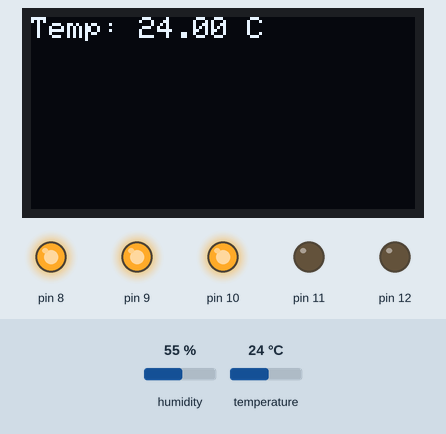
Recording of a sketch running on a simulated Arduino Uno, built with avr-gcc and run on an emulated ATmega328P. Parts: 128×64 one-colour display, output pins drawn as LEDs (lit = HIGH). The inputs (shaded band) are chosen by the test bench; at power-on: temperature 24 °C, humidity 55 %. The display library's start-up logo is not drawn; what the sketch prints to the serial monitor is not drawn.

Above: at 5.2 s.
5.3 s: temperature set to 12 °C
At 6.9 s:
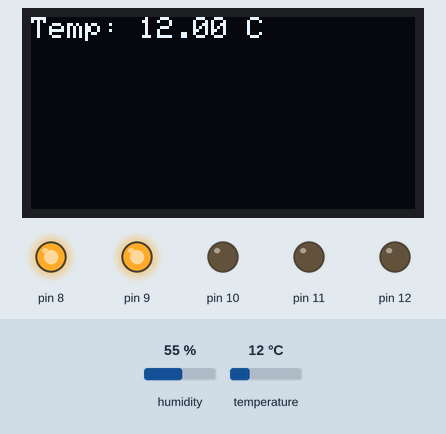
8.5 s: temperature set to 33 °C
At 10.0 s:
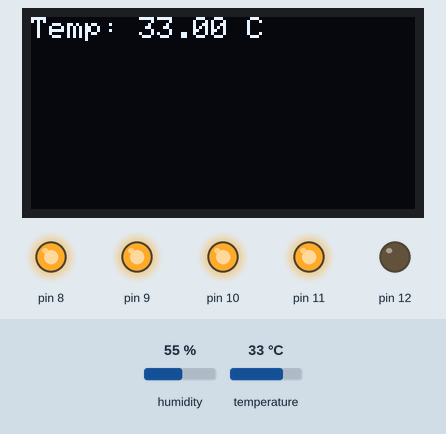
11.7 s: temperature set to 41 °C
At 15.1 s:
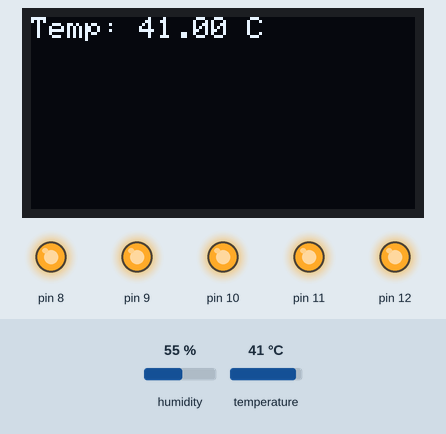
15.5 s: temperature set to 28 °C
At 17.0 s:
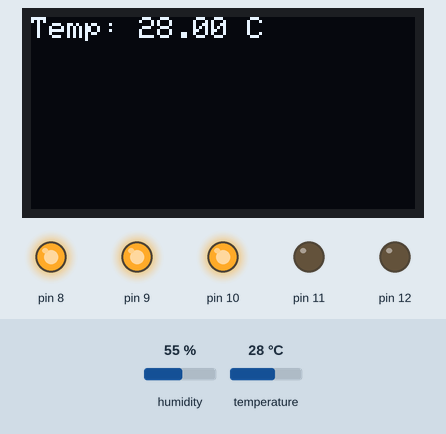
18.7 s: temperature set to 10 °C
At 20.1 s:
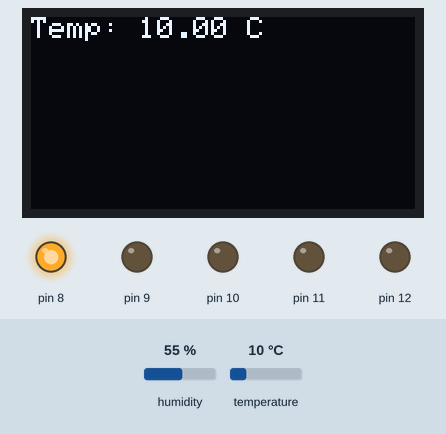
Timing chart, 0 to 21.7 s (numbered marks = the images above; inputs shaded):
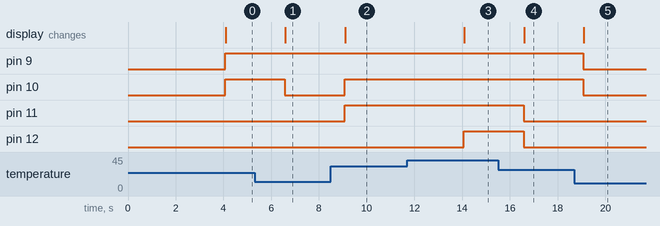

Measured:
- after the input at 5.3 s, pin 10: HIGH → LOW after 1.3 s; the display: changes after 1.3 s (image 1)
- after the input at 8.5 s, pin 10, pin 11: LOW → HIGH after 0.57 s; the display: changes after 0.59 s (image 2)
- after the input at 11.7 s, pin 12: LOW → HIGH after 2.4 s; the display: changes after 2.4 s (image 3)
- after the input at 15.5 s, pin 11, pin 12: HIGH → LOW after 1.1 s; the display: changes after 1.1 s (image 4)
- after the input at 18.7 s, pin 9, pin 10: HIGH → LOW after 0.37 s; the display: changes after 0.39 s (image 5)

The sketch:

task2.ino
```cpp
/* to attach display check ,
reference: OLED display code help
https://randomnerdtutorials.com/guide-for-oled-display-with-arduino/

https://stackoverflow.com/questions/40874880/getting-nan-readings-from-dht-11-sensor
*/

// (C) Lucas Holter, Cornelia Olofsson, Rizwan Rafiq, group: 18 (2024)
// Work package 5
// Exercise 2
// Submission code: 1


#include <DHT.h>
#include <Wire.h>               // Include Wire library for I2C
#include <Adafruit_GFX.h>       // Include core graphics library for the display
#include <Adafruit_SSD1306.h>   // Include Adafruit_SSD1306 library to control the OLED

#define DATA_PIN2 2             /* define pin 2 for temprature sensor */
#define SCREEN_WIDTH 128        /* OLED display width, in pixels */
#define SCREEN_HEIGHT 64        /* OLED display height, in pixels */
#define OLED_RESET     -1       /* Reset pin # (or -1 if sharing Arduino reset pin) */
#define SCREEN_ADDRESS 0x3C     /* screen address declaration, specific to OLED 128x64 */

/* make an instance of display with required parameters */
Adafruit_SSD1306 display(SCREEN_WIDTH, SCREEN_HEIGHT, &Wire, OLED_RESET);

DHT dht;                        /* make instance of temprature sensor */
float temp;                     /* variable to hold temporary value of temprature */
float btemp;


unsigned long previousMillis = 0; // will store last time the OLED was updated
const long interval = 500;    // interval at which to update the screen (milliseconds)

void updateLEDsBasedOnTemperature();

void setup() {

  pinMode(8, OUTPUT);
  pinMode(9, OUTPUT);
  pinMode(10, OUTPUT);
  pinMode(11, OUTPUT);
  pinMode(12, OUTPUT);

  cli(); // stop interruptions while setting up
  TCCR1A = 0; //Reset all options converning timer1
  TCCR1B = 0;//Reset all options converning timer1
  TCCR1B |= B00000011;  // Prescalar value set to 64 CS12=1 , CS11=0, CS10=0
  TIMSK1 |= B00000010;  //Enable compare registry A for timer 1
  OCR1A = 2499;
  sei(); // end the block where no interuptions can happen
  Serial.begin(9600); //begin serial to print later on

  // Initialize the OLED display
  if(!display.begin(SSD1306_SWITCHCAPVCC, SCREEN_ADDRESS)) {
    Serial.println(F("SSD1306 allocation failed"));
    for(;;); // Don't proceed, loop forever
  }
  display.display(); // start display
  delay(2000); // Pause for 2 seconds
  display.clearDisplay(); // clear the display

  dht.setup(DATA_PIN2); // initialize dht instance
  delay(dht.getMinimumSamplingPeriod()); //delay with the minimum sampling period

}

void loop() {

unsigned long currentMillis = millis(); //get the milliseconds since the program started
    if (currentMillis - previousMillis >= interval) { // if the time span between now and the previous check is bigger or equal to the specified time interval

        // save the last time you updated the OLED
        previousMillis = currentMillis;

        // Read temperature as Celsius
        temp = dht.getTemperature();

        // Clear the previous display
        display.clearDisplay();
        display.setTextSize(1); // Normal 1:1 pixel scale
        display.setTextColor(SSD1306_WHITE); // Draw white text
        display.setCursor(0,0); // Start at top-left corner
        display.print(F("Temp: "));
        if(!isnan(temp)){ //if the temp integer is not not a number
        btemp = temp;
        display.print(temp);
        Serial.println(temp);
        }
        else { // print the old temperature and wait for a new value
        display.print(btemp);
        Serial.println(temp);
        }
        display.println(F(" C"));
        display.display(); // Actually display the text written above
    }

}


ISR(TIMER1_COMPA_vect){

  TCNT1  = 0;                  //First, set the timer back to 0 so it resets for next interrupt
  updateLEDsBasedOnTemperature(); // This should be trigered in loop() by setting a flag for best practice

}

//This method conditionally checks which LEDs to light, depending on the temperature
void updateLEDsBasedOnTemperature() {

    digitalWrite(8, (btemp>=0));         /* turn on first LED if temp is >= 0 */
  	digitalWrite(9, (btemp>=11));        /* turn on second LED if temp is >= 11 */
  	digitalWrite(10, (btemp>=21));       /* turn on third LED if temp is >= 21 */
  	digitalWrite(11, (btemp>=31));       /* turn on fourth LED if temp is >= 31 */
  	digitalWrite(12, (btemp>=41));       /* turn on fifth LED if temp is >= 41 */


}
```
